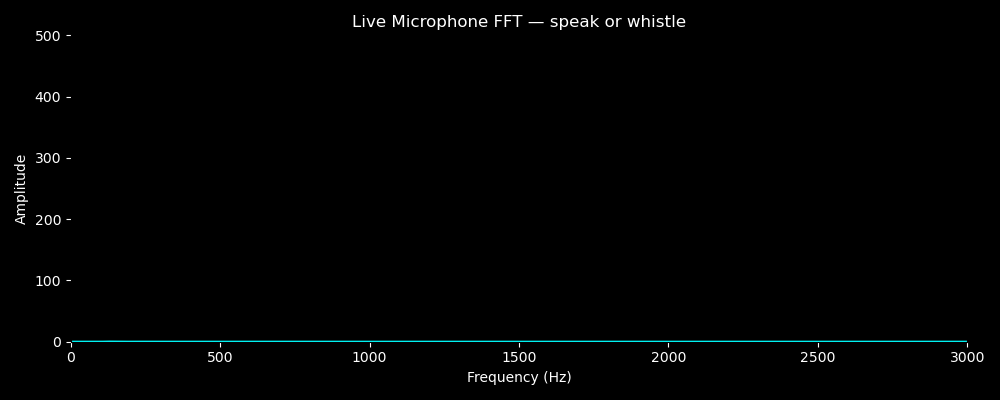

Source code (Python):
import sounddevice as sd
import numpy as np
import matplotlib.pyplot as plt
import matplotlib.animation as animation

CHUNK = 2048
RATE = 44100

# Store latest audio chunk
latest = np.zeros(CHUNK)

def callback(indata, frames, time, status):
    global latest
    latest = indata[:, 0].copy()

# Set up plot
fig, ax = plt.subplots(figsize=(10, 4))
freqs = np.fft.rfftfreq(CHUNK, 1/RATE)
line, = ax.plot(freqs, np.zeros(len(freqs)), color='cyan')
ax.set_xlim(0, 3000)
ax.set_ylim(0, 500)
ax.set_facecolor('black')
fig.patch.set_facecolor('black')
ax.set_xlabel("Frequency (Hz)", color='white')
ax.set_ylabel("Amplitude", color='white')
ax.set_title("Live Microphone FFT — speak or whistle", color='white')
ax.tick_params(colors='white')

def update(frame):
    fft = np.abs(np.fft.rfft(latest))
    line.set_ydata(fft)
    return line,

# Start mic stream
stream = sd.InputStream(samplerate=RATE, blocksize=CHUNK,
                        channels=1, callback=callback)
stream.start()

ani = animation.FuncAnimation(fig, update, interval=50, blit=True)
plt.tight_layout()
plt.show()

stream.stop()
